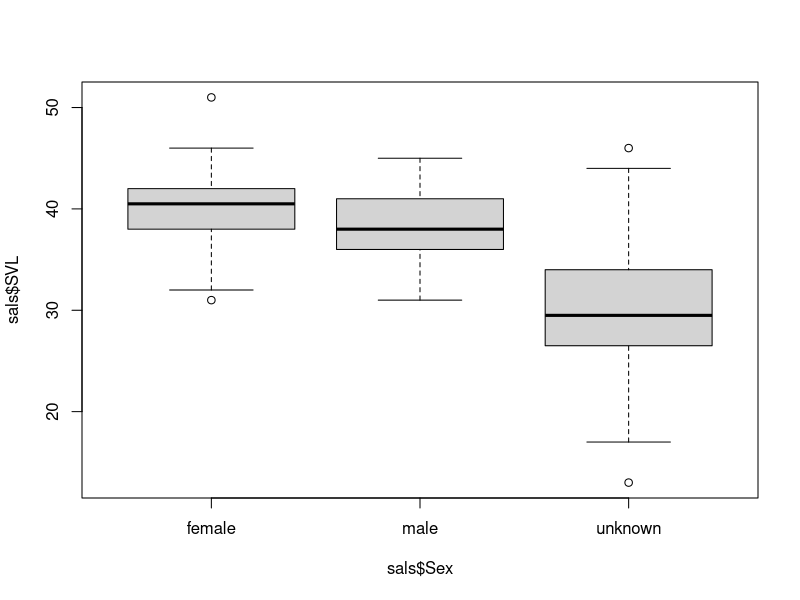
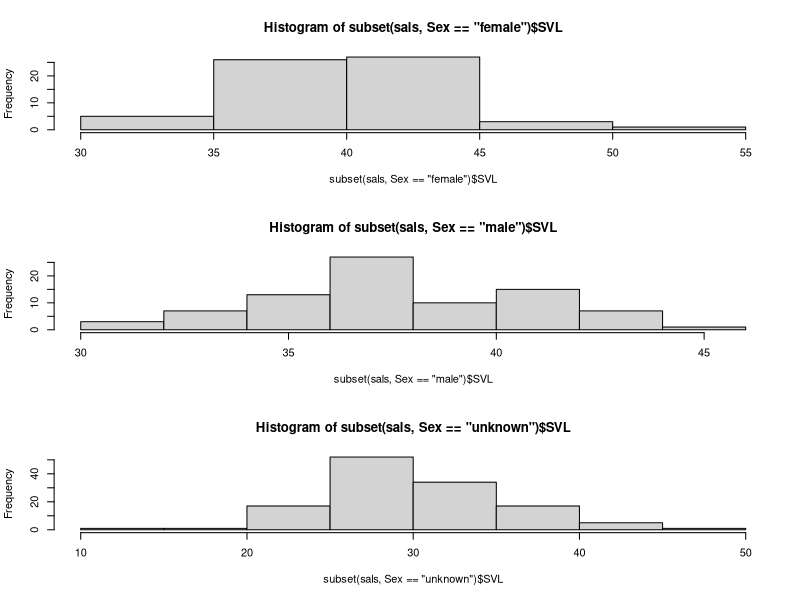
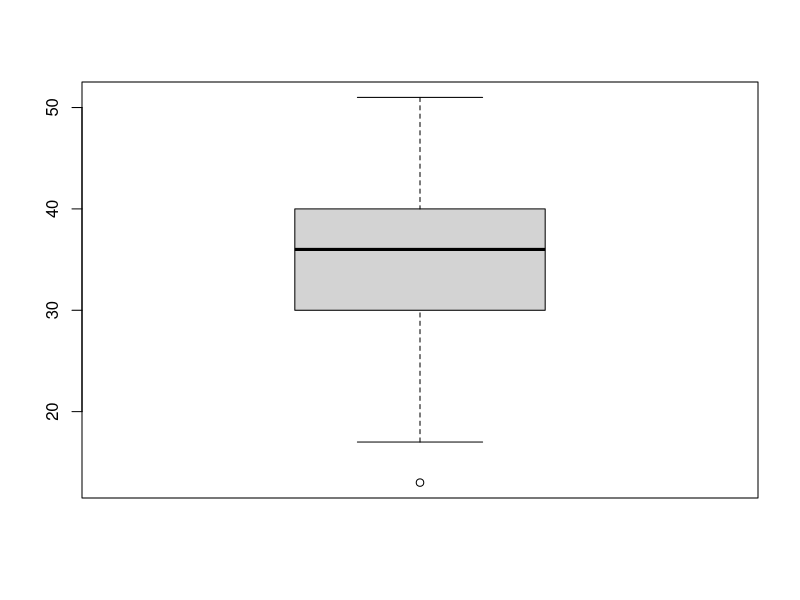
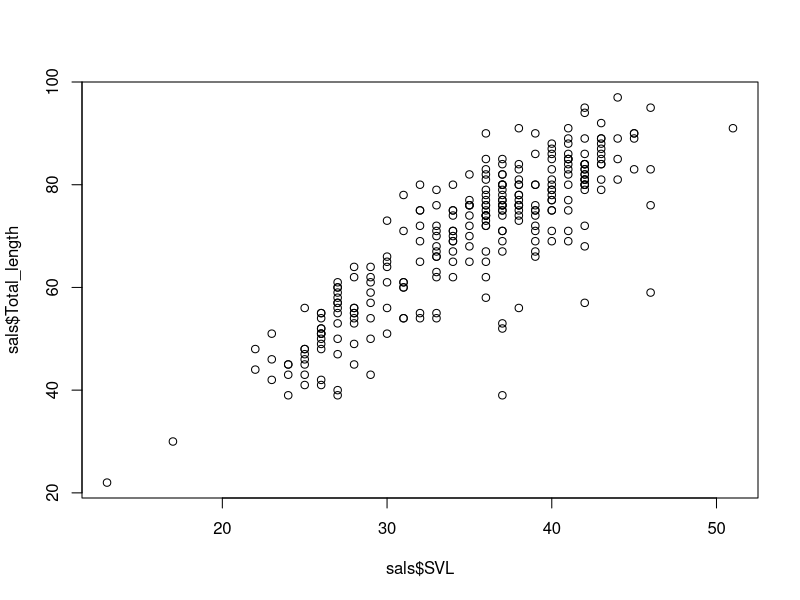

Recreate these plots in R, in order.
# In-class coding examples for March 12, 2020 - NRC290B




sals = read.csv("mander_anova.csv")
file.exists("data/mander_anova.csv")
dir()


head(sals)


# subsetting the salamder data to pull out only the "female" rows
sals
subset(sals, sals$Sex == "female")

# How could I tell how many collectors there are, and their names?
sals$Collector
unique(sals$Collector)


sals$Site



boxplot(sals$SVL ~ sals$Sex)

par(mfrow = c(3, 1))
hist(subset(sals, Sex == "female")$SVL)
hist(subset(sals, Sex == "male")$SVL)
hist(subset(sals, Sex == "unknown")$SVL)


dev.off()








head(sals)

names(sals)

boxplot(sals$SVL)
plot(sals$SVL, sals$Total_length)
fit_svl_tot = lm(sals$SVL ~ sals$Total_length)
summary(fit_svl_tot)
anova(fit_svl_tot)